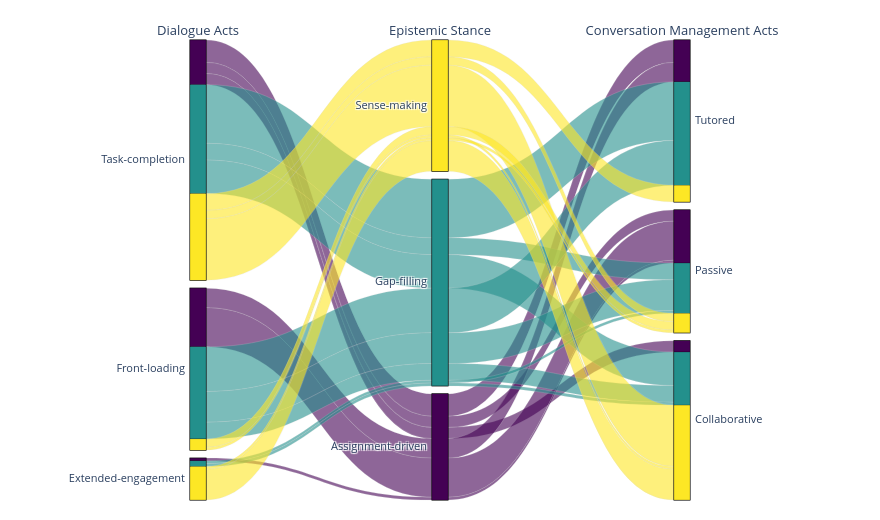

Notebook cell for this chart:
### Markdown cell above
## Alluvial diagram of the joint distribution

### Code cell
fig = go.Figure(go.Parcats(

    dimensions=[
        go.parcats.Dimension(values=d["DA"],  label="Dialogue Acts",
                             categoryorder="category descending"),
        go.parcats.Dimension(values=d["ES"],  label="Epistemic Stance",
                             categoryorder="category descending"),
        go.parcats.Dimension(values=d["CMA"], label="Conversation Management Acts",
                             categoryorder="category descending"),
    ],
    line={"color": d["es_cluster"], "colorscale":"Viridis", "shape":"hspline"},
    hoveron="color", arrangement="freeform",
    labelfont={"size":13}, tickfont={"size":11},
))
fig.update_layout(width=880, height=520, margin=dict(l=150,r=150,t=40,b=20))

output_path = path_figures / "parcats.html"
fig.write_html(str(output_path))
print(f"Parcats written to {output_path}")

fig.show()

### Figure 1 — Plotly figure (JSON) as saved in the notebook; plotly's stock layout.template omitted (floating-point values rounded to 4 significant figures; data arrays with more than 128 entries replaced by an {"elided": "..."} marker saying what was removed)
{"data": [{"arrangement": "freeform", "dimensions": [{"categoryorder": "category descending", "label": "Dialogue Acts", "values": {"elided": "159 str values"}}, {"categoryorder": "category descending", "label": "Epistemic Stance", "values": {"elided": "159 str values"}}, {"categoryorder": "category descending", "label": "Conversation Management Acts", "values": {"elided": "159 str values"}}], "hoveron": "color", "labelfont": {"size": 13}, "line": {"color": {"elided": "159 int values"}, "colorscale": [[0, "#440154"], [0.1111, "#482878"], [0.2222, "#3e4989"], [0.3333, "#31688e"], [0.4444, "#26828e"], [0.5556, "#1f9e89"], [0.6667, "#35b779"], [0.7778, "#6ece58"], [0.8889, "#b5de2b"], [1, "#fde725"]], "shape": "hspline"}, "tickfont": {"size": 11}, "type": "parcats"}], "layout": {"height": 520, "margin": {"b": 20, "l": 150, "r": 150, "t": 40}, "width": 880}}
